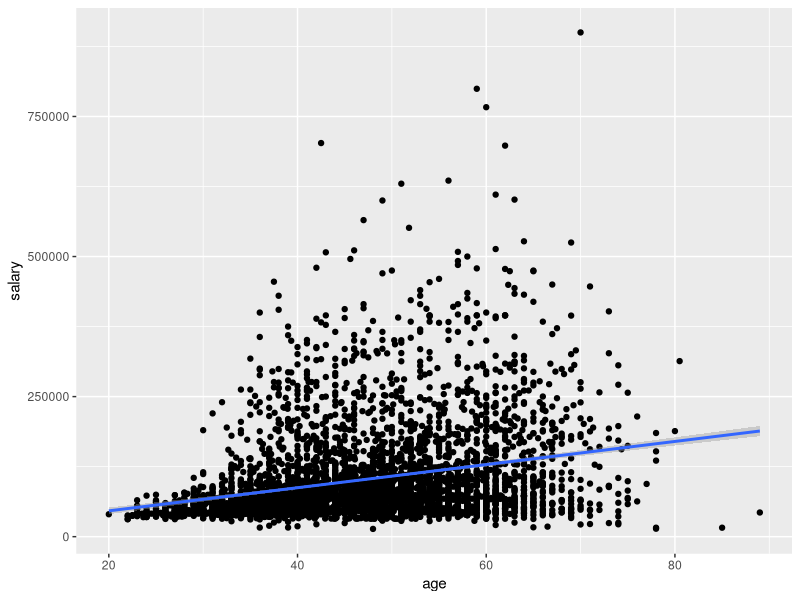
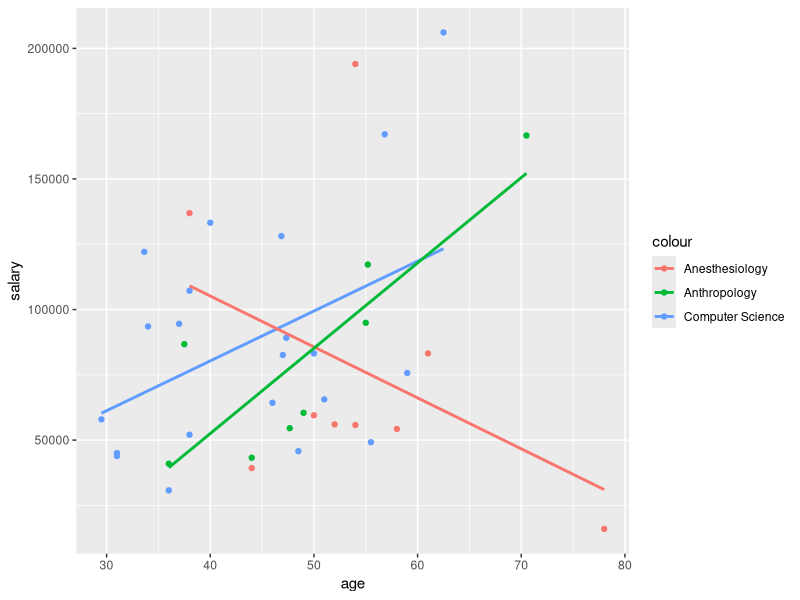

The R script that drew these images, in order:
## ---- chunk 1
options(scipen=999)
knitr::opts_chunk$set(echo = TRUE)
library(tidyverse)
## ---- chunk 2
salary=read_csv("Salary Data Export.csv")
## ---- chunk 3
names(salary)
## ---- chunk 4
str(salary,give.attr=F)
## ---- chunk 5
salary$Hire_Date=as.Date(salary$Hire_Date, format="%m/%d/%Y")
salary$Hire_Date=as.numeric(gsub("-","",salary$Hire_Date))
salary=as_tibble(salary)
## ---- chunk 6
head(salary,5)
## ---- chunk 7
salary2 = select(salary, c("Last_Name", "First_Name", "Age", "Hire_Date", "Category", "Salary", "Department", "Title"))
names(salary2)
## ---- chunk 8
salary3 <- salary2 %>%
  rename(Last = Last_Name,
         First = First_Name,
         Hire = Hire_Date)
names(salary3)
## ---- chunk 9
salary4 <- salary3 %>%
  mutate(HireYear = Hire %/% 10000)
str(salary4)
## ---- chunk 10
salary5 <- salary4 %>%
  mutate(YrsEmployed = 2022 - HireYear)
str(salary5)
## ---- chunk 11
salary.final <- salary5 %>%
  select(-c(Hire, HireYear, First)) %>%
  arrange(desc(YrsEmployed), desc(salary))

head(salary.final, 12)
## ---- chunk 12
avg_salary <- salary.final %>%
  group_by(Department) %>%
  summarize(mean = mean(Salary)) %>%
  filter(Department == "Statistics and Operations Res")
avg_salary
## ---- chunk 13
history <- salary.final %>%
  filter(YrsEmployed <= 5, Department == "History") 
history
## ---- chunk 14
average_age_stor <- salary.final %>%
  filter(Department == "Statistics and Operations Res") %>%
  filter(Category %in% c("Professor", "Associate Professor", "Assistant Professor")) %>%
  summarize(mean(Age))
  
average_age_hist <- salary.final %>%
  filter(Department == "History") %>%
  filter(Category %in% c("Professor", "Associate Professor", "Assistant Professor")) %>%
  summarize(mean(Age))

average_age_hist - average_age_stor
## ---- chunk 15
dept_title_summary = salary.final %>%
  group_by(Department, Title) %>%
  summarize(n = n(),
            salary = mean(Salary),
            age = mean(Age),
            corr = cor(x = Salary, y = Age)) %>%
  ungroup()

head(dept_title_summary, 12)
## ---- chunk 16
high_avg_salary <- dept_title_summary %>%
  filter(n >= 3, Title == "Assistant Professor") %>%
  group_by(Department) %>%
  arrange(desc(salary)) %>%
  select(Department, salary)
  
head(high_avg_salary, 5)
## ---- chunk 17
ggplot(data = dept_title_summary, mapping = aes(x = age, y = salary)) +
  geom_point() +
  geom_smooth(method = "lm")
## ---- chunk 18
dept_title_summary
## ---- chunk 19
# Selected Departments: Computer Science, Mathematics, Classics
comp_sci <- filter(dept_title_summary, Department == "Computer Science")
anesth <- filter(dept_title_summary, Department == "Anesthesiology")
anth <- filter(dept_title_summary, Department == "Anthropology")


ggplot(data = dept_title_summary) +
  geom_point(data = comp_sci, mapping = aes(x = age, y = salary, color = "Computer Science")) +
  geom_point(data = anesth, mapping = aes(x = age, y = salary, color = "Anesthesiology")) + 
  geom_point(data = anth, mapping = aes(x = age, y = salary, color = "Anthropology")) + 
  geom_smooth(data = comp_sci, mapping = aes(x = age, y = salary, color = "Computer Science"), se = FALSE, method = "lm") + 
  geom_smooth(data = anesth, mapping = aes(x = age, y = salary, color = "Anesthesiology"), se = FALSE, method = "lm") + 
  geom_smooth(data = anth, mapping = aes(x = age, y = salary, color = "Anthropology"), se = FALSE, method = "lm")
